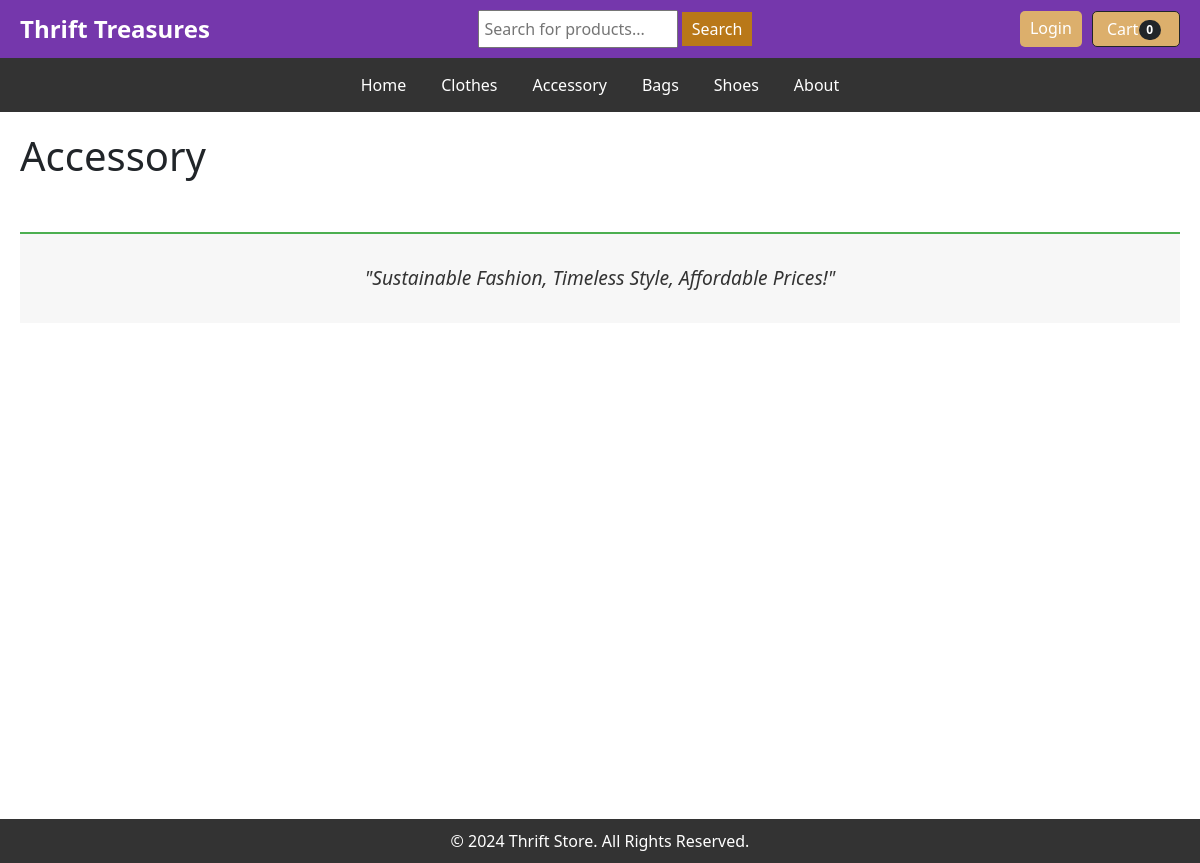
The app's page /category/Accessory, older data.
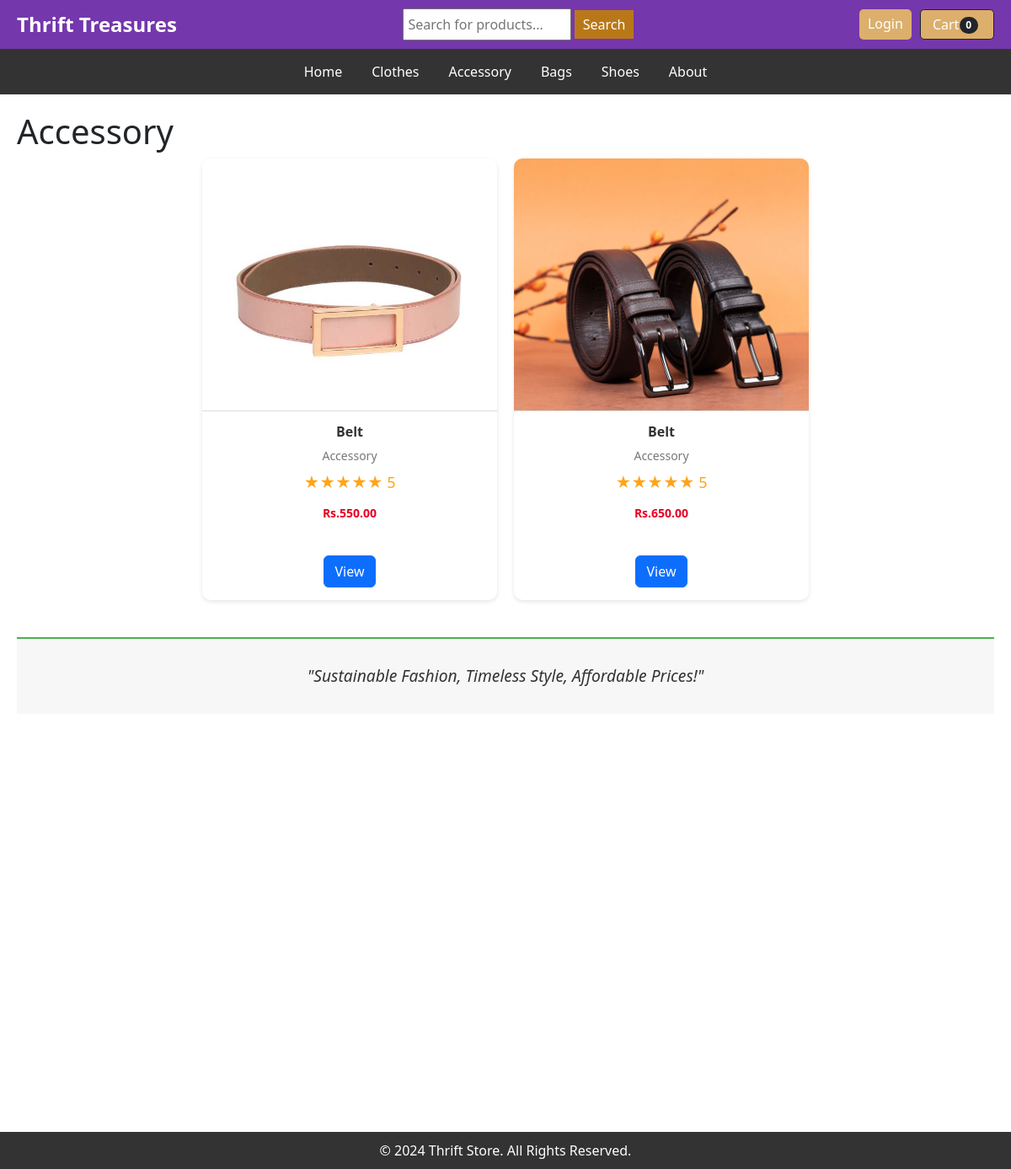
The same page, newer data.
### app1/models.py (models this page shows, shortened)
class Product(models.Model):
    name = models.CharField(max_length=100)
    price = models.DecimalField(default=0,decimal_places=2,max_digits=6)
    category = models.ForeignKey(Category, on_delete=models.CASCADE, default=1)
    description = models.CharField(max_length=260,default='',blank=True,null=True)
    image = models.ImageField(upload_to='uploads/product/')
    is_sale = models.BooleanField(default=False)
    sale_price = models.DecimalField(default=0,decimal_places=2,max_digits=6)

class Category(models.Model):
    name = models.CharField(max_length=50)
    def __str__(self):
        return self.name
    class Meta:
        verbose_name_plural = 'categories'

### app1/views.py (the view)
# urls.py: path('category/<str:foo>', views.category, name='category'),
def category(request, foo):
    foo = foo.replace('_', ' ')
    try:
        category = Category.objects.get(name=foo)
        products = Product.objects.filter(category=category)
        return render(request, 'category.html',{'products':products, 'category':category})
    except:
        messages.success(request,("that category deoesnot exist"))
        return redirect('home')

### cart/cart.py (called while the page is built)
	def __len__(self):
		return len(self.cart)

### cart/context_processors.py (called while the page is built)
def cart(request):
    return {'cart': Cart(request)}

### app1/templates/category.html (shortened to what this page needs)
{% extends 'base.html'%}
{% block content %}
    <main>
        <h1>{{ category }}</h1>
                <div class="product-grid">
                    {% for product in products %}
                    {% if product.is_sale %}
                    <div class="product-card">
                        <img src="{{product.image.url }}" alt="Product Image">
                        <div class="product-info">
                            <h3 class="product-title">{{product.name}}</h3>
                            <p class="product-category">{{product.category}}</p>
                            <div class="product-rating">
                                ★★★★★ 5
                            </div>
                            <div class="product-pricing">
                                <strike>
                                <span class="discounted-price">Rs.{{product.price}}</span>
                                </strike>
                                &nbsp
                                <span class="discounted-price">Rs.{{product.sale_price}}</span>
                            </div>
                            &nbsp
                            <a href="{% url 'product' product.id %}" class="btn btn-primary mt-3">View</a>
                        </div>
                    </div>
                    {% else %}
            <div class="product-card">
                <img src="{{product.image.url }}" alt="Product Image">
                <div class="product-info">
                    <h3 class="product-title">{{product.name}}</h3>
                    <p class="product-category">{{product.category}}</p>
                    <div class="product-rating">
                        ★★★★★ 5
                    </div>
                    <div class="product-pricing">
                        <span class="discounted-price">Rs.{{product.price}}</span>
                    </div>
                    <a href="{% url 'product' product.id %}" class="btn btn-primary mt-3">View</a>
                </div>
            </div>
            {% endif %}
            {% endfor %}
        </div><br>
        <div class="slogan-bar">
            "Sustainable Fashion, Timeless Style, Affordable Prices!"
        </div>
    </main>
</body>
</html>
{% endblock %}

Row changes from the older to the newer data that the page shows:
added Product: image (picture), name "Belt", category "Accessory", price "550.00"
added Product: image (picture), name "Belt", category "Accessory", price "650.00"
